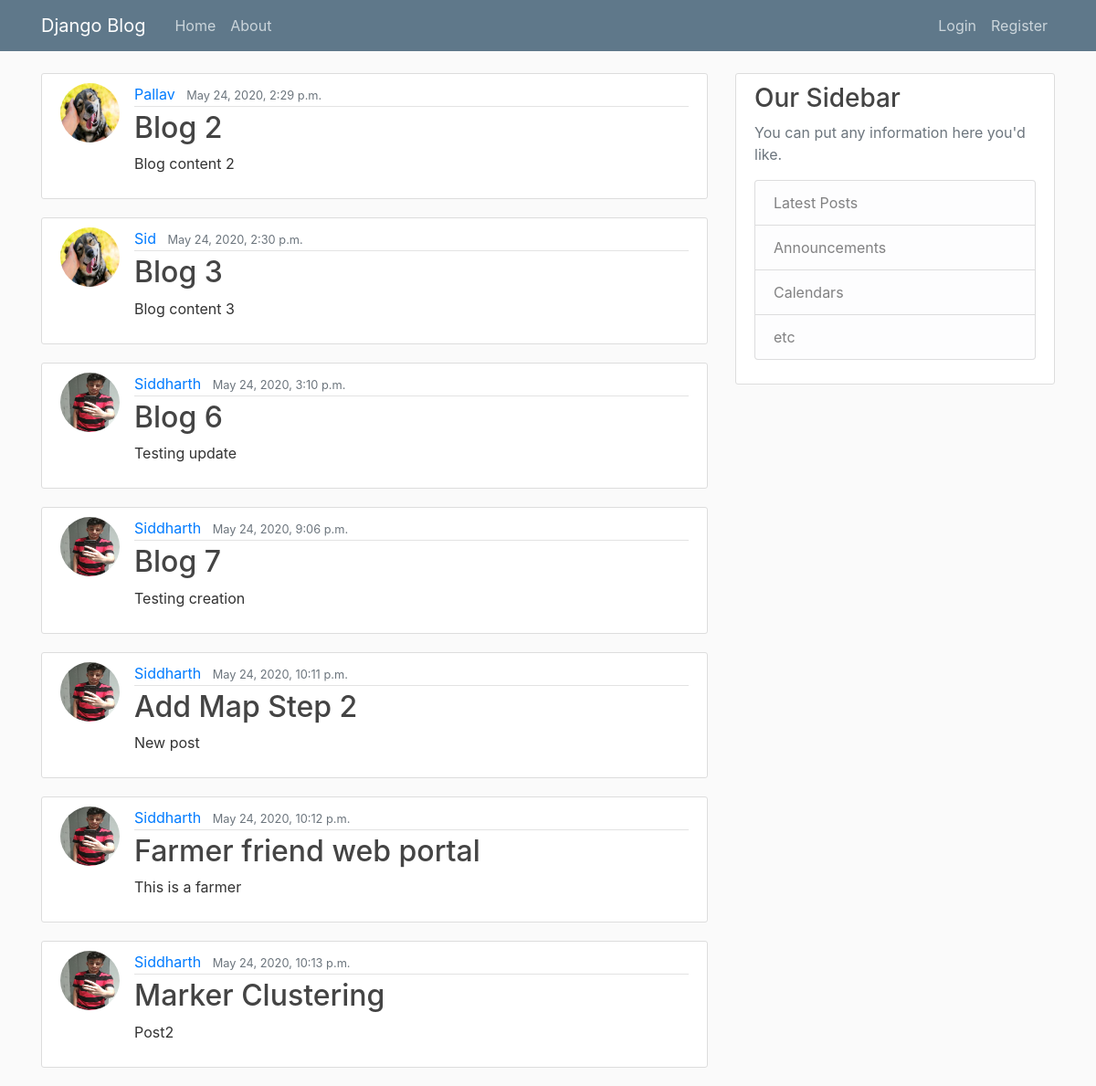
The page / on the database its author committed.
### blog/models.py (models this page shows, shortened)
class Post(models.Model):
    title = models.CharField(max_length=100)
    content = models.TextField()
    date_posted = models.DateTimeField(default=timezone.now)
    author = models.ForeignKey(User, on_delete=models.CASCADE)

### users/models.py (models this page shows, shortened)
class Profile(models.Model):
    user = models.OneToOneField(User, on_delete=models.CASCADE)
    image = models.ImageField(default='default.jpg', upload_to='profile_pics')

### blog/views.py (the view)
# urls.py: path('', views.PostListView.as_view(), name='blog-home'),
class PostListView(ListView):
     model=Post
     template_name='blog/home.html'
     context_object_name='posts'
     ordering=['date_posted']

### blog/templates/blog/home.html
  {% extends "blog/base.html" %}
  {% block content %}
      {% for post in posts %}
         <article class="media content-section">
         <img class="rounded-circle article-img" src=" {{post.author.profile.image.url }}">
  <div class="media-body">
    <div class="article-metadata">
      <a class="mr-2" href="#">{{ post.author }}</a>
      <small class="text-muted">{{ post.date_posted }}</small>
    </div>
    <h2><a class="article-title" href="{% url 'post-detail' post.id %}">{{ post.title }}</a></h2>
    <p class="article-content">{{ post.content }}</p>
  </div>
</article>
      {% endfor %}
   {% endblock content %}

### blog/templates/blog/base.html (shortened to what this page needs)
{% load static %}
<!DOCTYPE html>
<html>
<head>
    <link rel="stylesheet" href="https://stackpath.bootstrapcdn.com/bootstrap/4.5.0/css/bootstrap.min.css">
    <link rel="stylesheet" type="text/css" href="{% static 'blog/main.css' %}">
</head>
<body>
	<header class="site-header">
  <nav class="navbar navbar-expand-md navbar-dark bg-steel fixed-top">
    <div class="container">
      <a class="navbar-brand mr-4" href="{% url 'blog-home' %}">Django Blog</a>
      <div class="collapse navbar-collapse" id="navbarToggle">
        <div class="navbar-nav mr-auto">
          <a class="nav-item nav-link" href="{% url 'blog-home' %}">Home</a>
          <a class="nav-item nav-link" href="{% url 'blog-about'%}">About</a>
        </div>
        <div class="navbar-nav">
          {% if user.is_authenticated %}
               <a class="nav-item nav-link" href="{% url 'post-create' %}">New Post</a>
             <a class="nav-item nav-link" href="{% url 'profile' %}">Profile</a>
             <a class="nav-item nav-link" href="{% url 'logout' %}">Logout</a>
          {% else %}
             <a class="nav-item nav-link" href="{% url 'login' %}">Login</a>
             <a class="nav-item nav-link" href="{% url 'register' %}">Register</a>
          {% endif %}
        </div>
      </div>
    </div>
  </nav>
</header>
	<main role="main" class="container">
  <div class="row">
    <div class="col-md-8">
      {% block content %}{% endblock %}
    </div>
    <div class="col-md-4">
      <div class="content-section">
        <h3>Our Sidebar</h3>
        <p class='text-muted'>You can put any information here you'd like.
          <ul class="list-group">
            <li class="list-group-item list-group-item-light">Latest Posts</li>
            <li class="list-group-item list-group-item-light">Announcements</li>
            <li class="list-group-item list-group-item-light">Calendars</li>
            <li class="list-group-item list-group-item-light">etc</li>
          </ul>
        </p>
      </div>
    </div>
  </div>
</main>
</body>
</html>

### blog/static/blog/main.css (style rules this page uses)
body { background: #fafafa; color: #333333; margin-top: 5rem; }
h1, h2, h3, h4, h5, h6 { color: #444444; }
ul { margin: 0; }
.bg-steel { background-color: #5f788a; }
.site-header .navbar-nav .nav-link { color: #cbd5db; }
.content-section { background: #ffffff; padding: 10px 20px; border: 1px solid #dddddd; border-radius: 3px; margin-bottom: 20px; }
.article-title { color: #444444; }
.article-content { white-space: pre-line; }
.article-img { height: 65px; width: 65px; margin-right: 16px; }
.article-metadata { padding-bottom: 1px; margin-bottom: 4px; border-bottom: 1px solid #e3e3e3 }

### rows shown on the page
Post: author.profile.image (placeholder picture), author "Pallav", date_posted "May 24, 2020, 2:29 p.m.", title "Blog 2", content "Blog content 2"
Post: author.profile.image (placeholder picture), author "Sid", date_posted "May 24, 2020, 2:30 p.m.", title "Blog 3", content "Blog content 3"
Post: author.profile.image (picture), author "Siddharth", date_posted "May 24, 2020, 3:10 p.m.", title "Blog 6", content "Testing update"
Post: author.profile.image (picture), author "Siddharth", date_posted "May 24, 2020, 9:06 p.m.", title "Blog 7", content "Testing creation"
Post: author.profile.image (picture), author "Siddharth", date_posted "May 24, 2020, 10:11 p.m.", title "Add Map Step 2", content "New post"
Post: author.profile.image (picture), author "Siddharth", date_posted "May 24, 2020, 10:12 p.m.", title "Farmer friend web portal", content "This is a farmer"
Post: author.profile.image (picture), author "Siddharth", date_posted "May 24, 2020, 10:13 p.m.", title "Marker Clustering", content "Post2"
